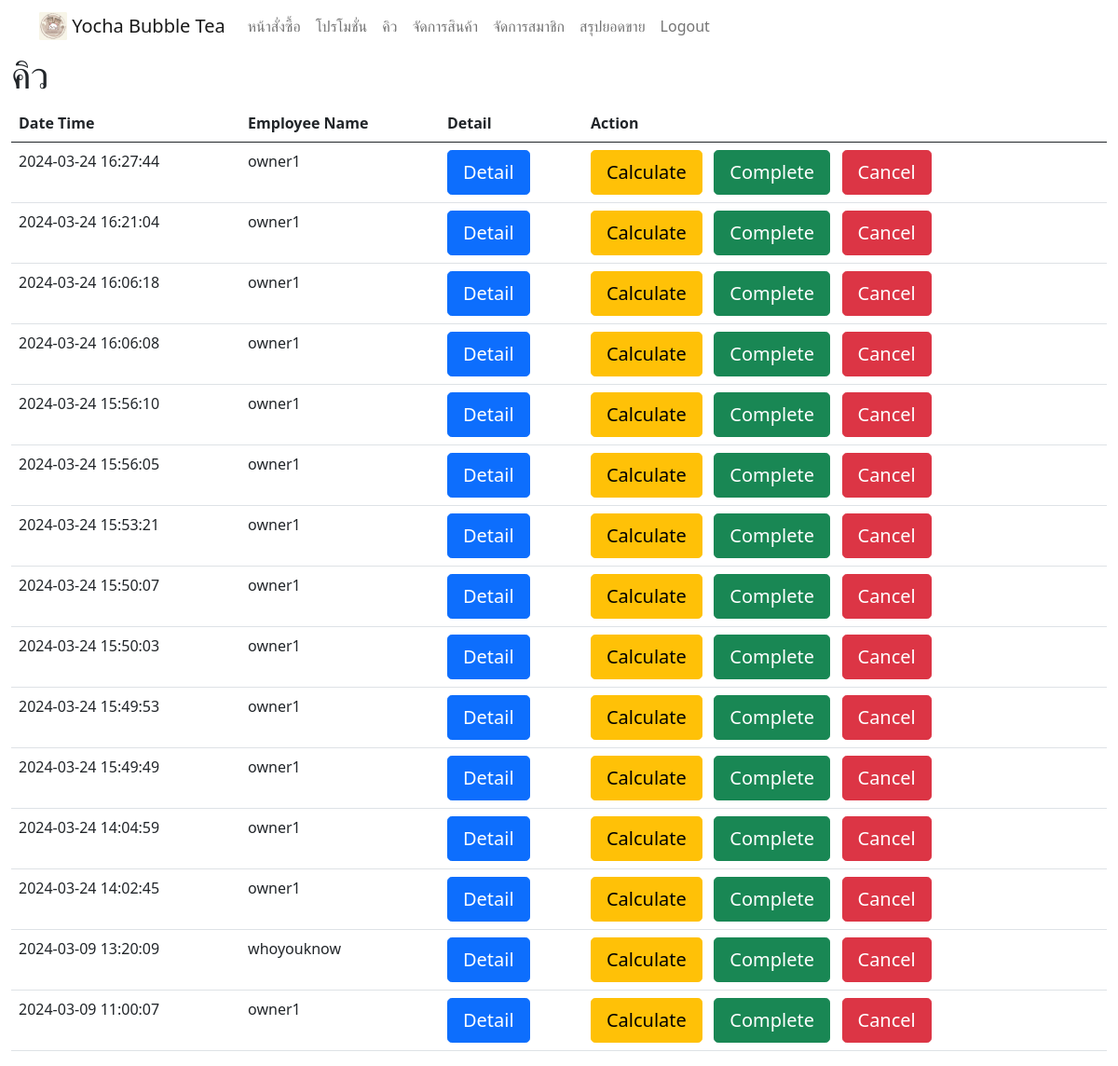
The app's page /employee/queue.php (signed in) with its own data.
### tables this page shows
CREATE TABLE `order` (
  `order_id` int(11) NOT NULL,
  `datetime` datetime NOT NULL,
  `status` varchar(30) NOT NULL,
  `mem_id` int(11) DEFAULT NULL,
  `employee_id` int(11) NOT NULL
);

CREATE TABLE `employees` (
  `employee_id` int(11) NOT NULL,
  `username` varchar(30) NOT NULL,
  `password` varchar(30) NOT NULL,
  `name` varchar(50) NOT NULL,
  `address` varchar(200) NOT NULL,
  `telephone` varchar(15) NOT NULL,
  `line_id` varchar(50) NOT NULL,
  `code_employee` varchar(15) NOT NULL,
  `status` varchar(20) NOT NULL
);

### employee/queue.php (the view, shortened to what this page needs)
<?php include("navbar_em.php");
include("../connection.php");
?>
<!DOCTYPE html>
<html lang="en">
<head>
</head>
<body>
<div class="container-xxl" >
        <div class="row">
        <h1>คิว</h1>
<?php
$sql = "SELECT o.order_id, o.datetime, em.name as em_name
FROM `order` o
INNER JOIN `employees` em ON o.employee_id = em.employee_id
WHERE o.status = 'incomplete'
ORDER BY o.datetime desc";
$result = $conn->query($sql);
if ($result->num_rows > 0) {
    echo "<br>";
    echo "<div class='table-responsive'>";
    echo "<table class='table '>";
    echo "<thead><tr><th>Date Time</th><th>Employee Name</th><th>Detail</th><th>Action</th></tr></thead>";
echo "<tbody>";
while($row = $result->fetch_assoc()) {
    echo "<tr><td>".$row["datetime"]."</td><td>".$row["em_name"]."</td><td>";
    echo "<a href='detail_order.php?order_id=".$row["order_id"]."' > <button class='btn btn-primary btn-lg'>Detail</button></a>";
    echo "</td><td>";
    echo "<a onclick='return confirmAction();' href='calculate.php?id=".$row["order_id"]."' class='btn btn-warning btn-lg'>Calculate</a>";
    echo "<a onclick='return confirmAction();' href='confirm_queue.php?id=".$row["order_id"]."' class='btn btn-success btn-lg'>Complete</a>";
    echo "<a onclick='return confirmDelete();' href='delete_queue.php?id=".$row["order_id"]."' class='btn btn-danger btn-lg'>Cancel</a>";
    echo "</td></tr>";
}
echo "</tbody>";
echo "</table>";
echo "</div>";
echo "</div>";
} else {
    echo "0 results";
}
?>
        </div>
</body>
</html>

### records on screen
order: datetime "2024-03-24 16:27:44", employee.name "owner1"
order: datetime "2024-03-24 16:21:04", employee.name "owner1"
order: datetime "2024-03-24 16:06:18", employee.name "owner1"
order: datetime "2024-03-24 16:06:08", employee.name "owner1"
order: datetime "2024-03-24 15:56:10", employee.name "owner1"
order: datetime "2024-03-24 15:56:05", employee.name "owner1"
order: datetime "2024-03-24 15:53:21", employee.name "owner1"
order: datetime "2024-03-24 15:50:07", employee.name "owner1"
order: datetime "2024-03-24 15:50:03", employee.name "owner1"
order: datetime "2024-03-24 15:49:53", employee.name "owner1"
order: datetime "2024-03-24 15:49:49", employee.name "owner1"
order: datetime "2024-03-24 14:04:59", employee.name "owner1"
order: datetime "2024-03-24 14:02:45", employee.name "owner1"
order: datetime "2024-03-09 13:20:09", employee.name "whoyouknow"
order: datetime "2024-03-09 11:00:07", employee.name "owner1"
